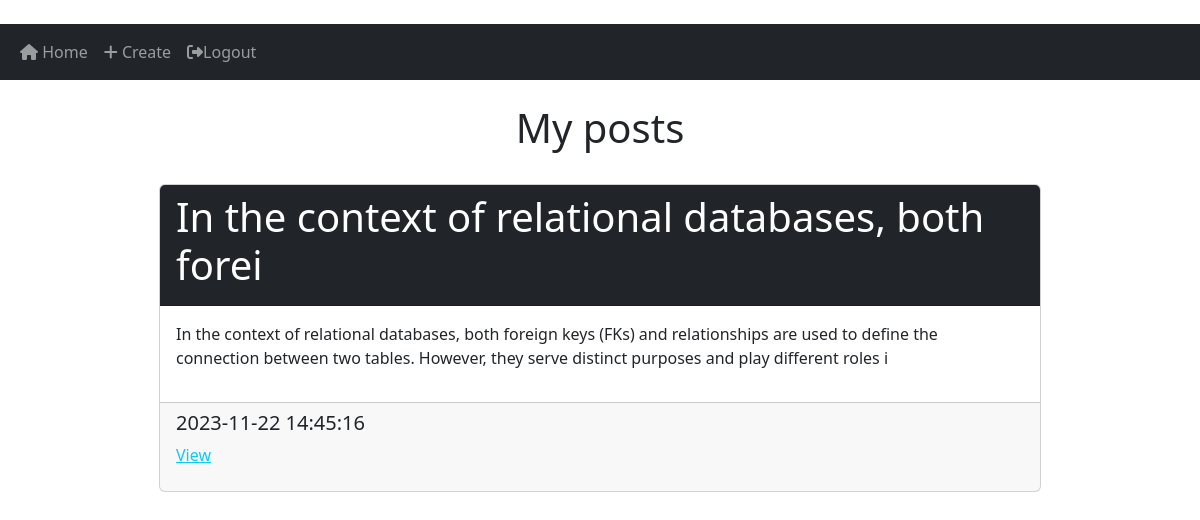
Page /posts/MirshakarFayzullayev (signed in) on the committed database.
### website/models.py (models this page shows)
class Post(db.Model):
    id = db.Column(db.Integer, primary_key=True)
    title = db.Column(db.String)  #learn
    text = db.Column(db.Text, nullable=False) #nullable mean is if input is empty
    author_id = db.Column(db.Integer(), db.ForeignKey('user.id', ondelete="CASCADE"), nullable=False) #please find more information for this line
    date_created = db.Column(db.DateTime(timezone=True), default=func.now())
    comments = db.relationship('Comment', backref='comentcha', passive_deletes=True)

### website/views.py (the view)
@views.route('/posts/<username>')
@login_required
def user_posts(username):
    target_user = User.query.filter_by(username=username).first()
    if not target_user:
        flash('This useraname is not exist', category='error')
        return redirect(url_for('views.home'))
    else:
        posts = target_user.posts
        if target_user.username == current_user.username:
            username = 'My'
        return render_template('user_posts.html', username=username, user_posts=posts, user=current_user)

### website/__init__.py (called while the page is built)
def create_app():
    app = Flask(__name__)
    app.config['SECRET_KEY'] = 'asdsadsadasfasdasda'
    app.config['SQLALCHEMY_DATABASE_URI'] = f'sqlite:///{DB_NAME}'
    db.init_app(app)
    from .views import views
    from .auth import auth
    from .models import User, Post
    with app.app_context():
        db.create_all()
    app.register_blueprint(views, url_prefix='/')
    app.register_blueprint(auth, url_prefix='/')
    login_manager = LoginManager()
    login_manager.login_view = 'auth.login'
    login_manager.init_app(app)
    @login_manager.user_loader
    def load_user(id):
        return User.query.get(int(id))
    return app

### website/templates/user_posts.html (shortened to what this page needs)
﻿{% extends 'base.html' %}
{% block content %}
<br>
<div class="text-center w-50 mx-auto">
    <h1>{{ username }} posts</h1>
</div>
{% for post in user_posts[::-1] %}
    <br>
    <div class="post card mb-3 w-75 mx-auto">
        <div class="card-title card-header bg-dark text-white">
            <h1>{{ post.title[:50] }}</h1>
        </div>
        <div class="card-body">
            <p>{{ post.text[:200] }}<p>
        </div>
        <div class="card-footer">
            <h5>{{ post.date_created }}</h5>
            <p><a href="/post/{{ post.id }}" class="link-info">View</a></p>
        </div>
    </div>
    <br>
{% endfor %}
{% endblock %}

### rows in the picture
Post: title "In the context of relational databases, both forei", text "In the context of relational databases, both foreign keys (FKs) and relationships are used to define the connection between two tables. However, they serve distinct purposes and play different roles i", date_created "2023-11-22 14:45:16"

### other values in the picture
{{ username }} "My"
